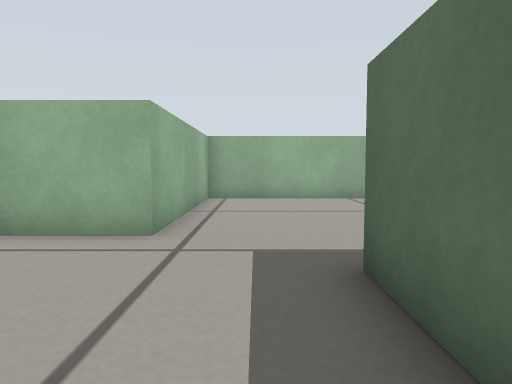
view 1 (above)

16 first-person views from a walk through a robot-simulator world made for Gazebo. The camera is 0.26 m above the floor, tilts 4° down and sees 70° across. The floor is counted in squares, 0.25 m on a side. Each view is taken from the middle of a square. On the plan, view 1 faces up. The plan holds only what a view shows up to about 13 squares ahead; the rest is blank.

view 2
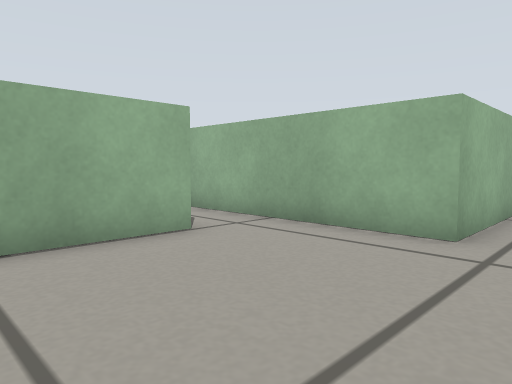

view 3
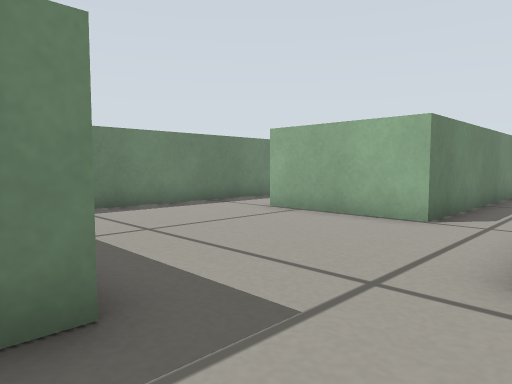

view 4
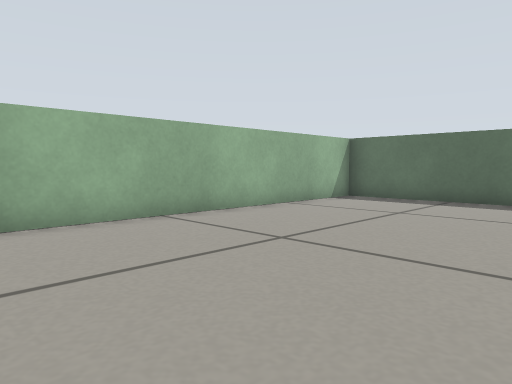

view 5
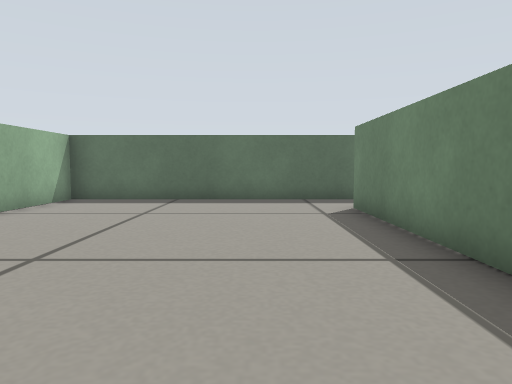

view 6
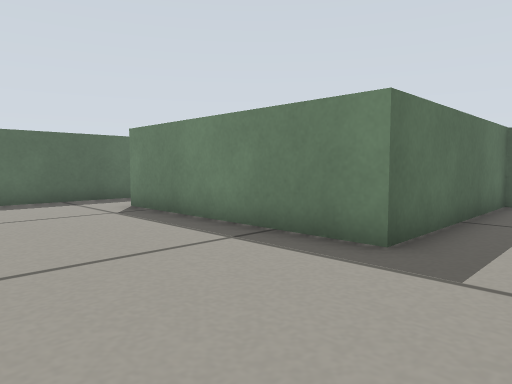

view 7
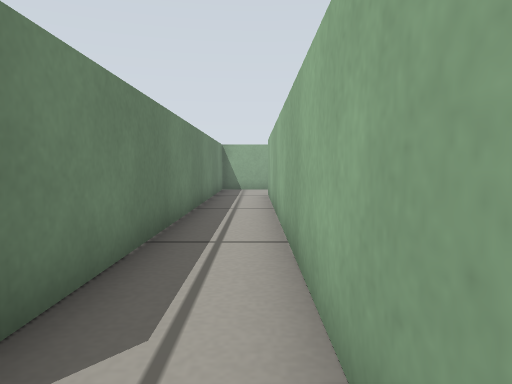

view 8
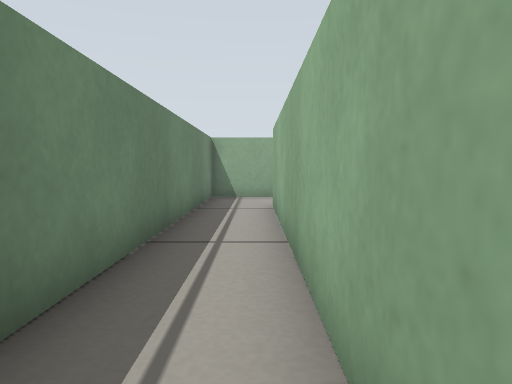

view 9
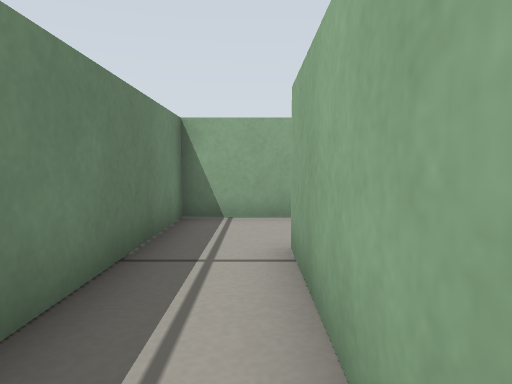

view 10
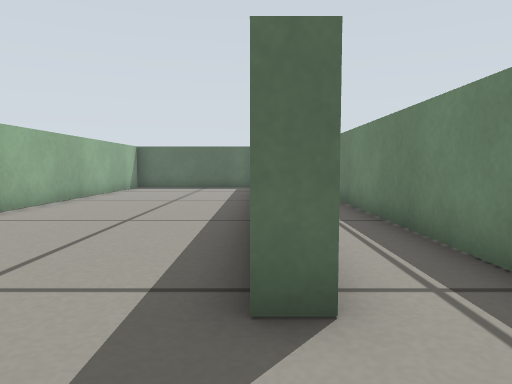

view 11
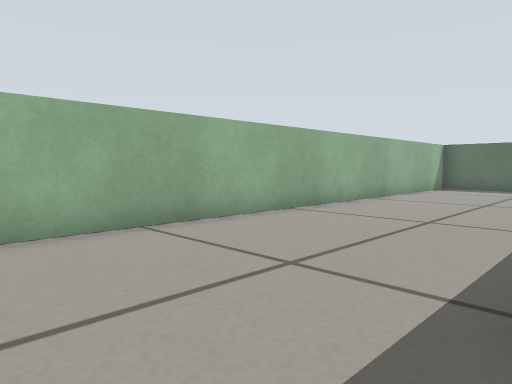

view 12
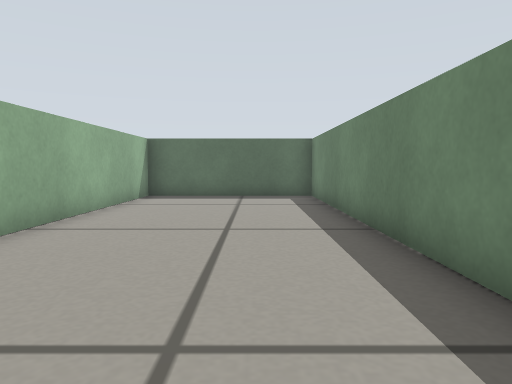

view 13
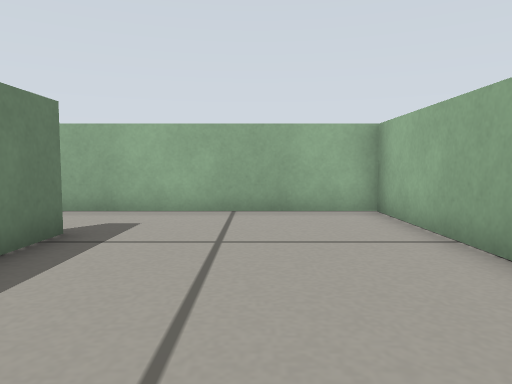

view 14
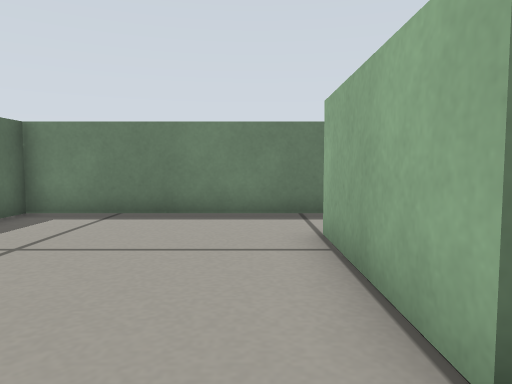

view 15
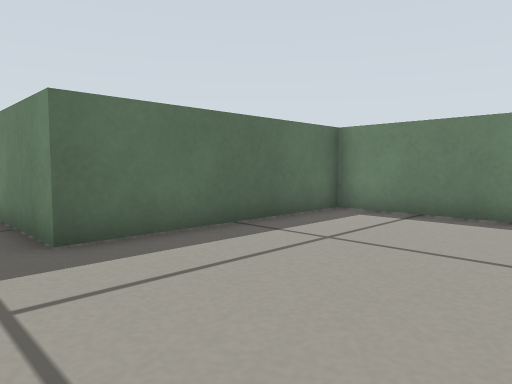

view 16
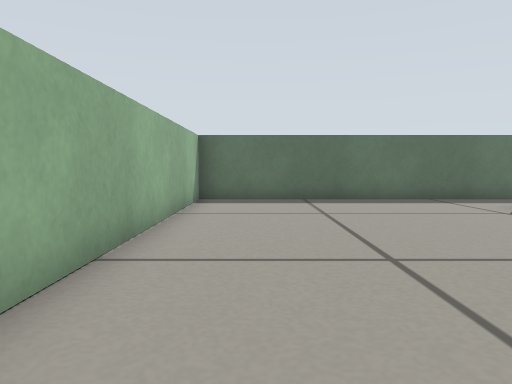

### Floor plan
Points are (right, up) in squares from view 1. A wall is a line through its corners. A room is listed if a view was taken in it or the views show most of it. See-through windows are left out.
Room 1 (views 1, 2, 7, 8, 9, 14, 15)
walls: (-1.6, 5.4) (-17.6, 5.4); (-5.5, -3) (1.1, -3) (1.1, 3.5); (-20.4, 5.5) (-20.4, 3.5) (-5, 3.5) (-5, -0.6)
ways out: opening at (-0.5, 4.5) to room 2; opening at (-19, 6) to room 3; opening at (-5, -1.5)
Room 2 (views 3, 4, 5, 6, 16)
walls: (1.1, 3.5) (8.1, 3.5); (10.4, 2) (10.4, 11.8) (-1.6, 11.8) (-1.6, 5.4)
ways out: opening at (-0.5, 4.5) to room 1; opening at (9.5, 3)
Room 3 (views 10, 11, 12, 13)
walls: (-12.4, 6) (-2.2, 6) (-2.2, 11.8) (-20.4, 11.8) (-20.4, 5.5); (-17.6, 5.4) (-17.6, 6) (-16.1, 6)
ways out: opening at (-19, 6) to room 1

Positions as (right, up) in squares from view 1, and headings:
1: (0, 0), facing up
2: (0, 0), facing up-left
3: (2, 6), facing down-left
4: (-1, 5), facing up-right
5: (-1, 6), facing right
6: (-1, 8), facing down-right
7: (-4, 5), facing left
8: (-8, 5), facing left
9: (-13, 5), facing left
10: (-20, 6), facing right
11: (-20, 6), facing up-right
12: (-15, 8), facing right
13: (-12, 9), facing left
14: (-4, 5), facing down
15: (-4, 5), facing down-right
16: (-1, 10), facing right
